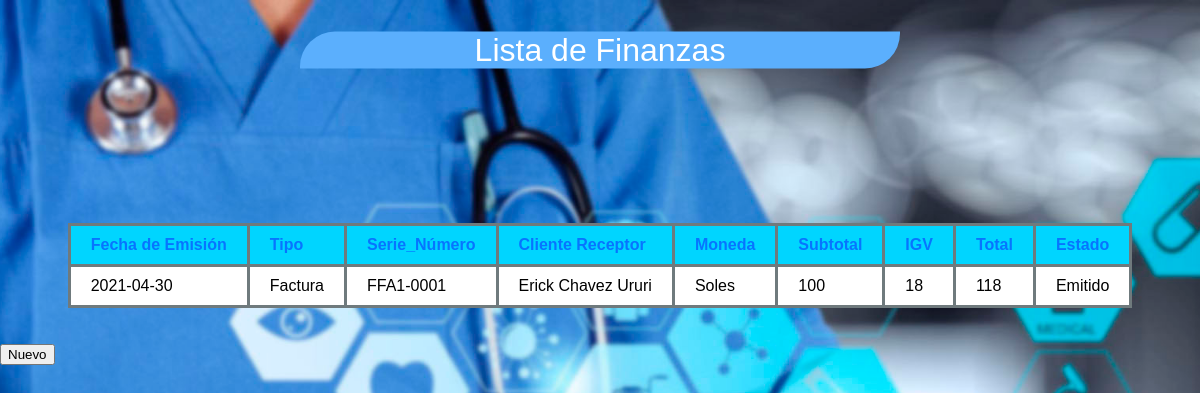
The app's page /Finanzas/mostrarFinanzas.php, older data.
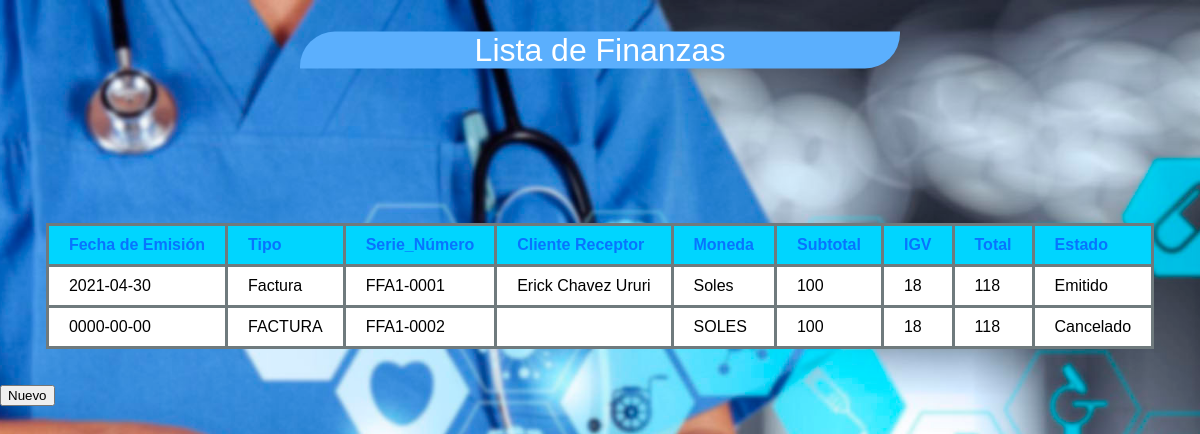
The same page, newer data.
### tables this page shows
CREATE TABLE `facturas` (
  `Fecha_de_emisión` date NOT NULL,
  `Tipo` varchar(50) NOT NULL,
  `Serie_Número` varchar(9) NOT NULL,
  `Cliente_Receptor` varchar(50) NOT NULL,
  `Moneda` varchar(50) NOT NULL,
  `Subtotal` float NOT NULL,
  `IGV` float NOT NULL,
  `Total` float NOT NULL,
  `Estado` varchar(50) NOT NULL
);

### Finanzas/mostrarFinanzas.php (the view, shortened to what this page needs)
<!DOCTYPE html>
<html>
    <head>
	<link rel="stylesheet" href="cssMostrarFinanzas/master_mostrarFinanzas.css">
    </head>
    <body>
        <div class="titulo">Lista de Finanzas</div><br><br>
        <table>
        <form action="nuevoFinanzas.html" method="POST">
        <?php
			$enlace=mysqli_connect("localhost", "root", "", "thanis");
			$sentencia= "SELECT* FROM facturas;";
			$resultado=mysqli_query($enlace, $sentencia);
			$NumFilas=mysqli_num_rows($resultado);
			if($NumFilas==0){
				echo "No existen facturas registradas para la atención";
			}
			else{
				echo "<table border=1> ";
				echo "<tr>";
				echo "<td> Fecha de Emisión </td>";
				echo "<td> Tipo </td>";
				echo "<td> Serie_Número </td>";
				echo "<td> Cliente Receptor </td>";
				echo "<td> Moneda </td>";
				echo "<td> Subtotal </td>";
				echo "<td> IGV </td>";
				echo "<td> Total </td>";
				echo "<td> Estado </td>";
				echo "</tr>";
				$contador=1;
				while($contador<=$NumFilas){
					$factura= mysqli_fetch_row($resultado);
					echo "<tr>";
					echo "<td> $factura[0]</td>";
					echo "<td> $factura[1]</td>";
					echo "<td> $factura[2]</td>";
					echo "<td> $factura[3]</td>";
                    echo "<td> $factura[4]</td>";
                    echo "<td> $factura[5]</td>";
                    echo "<td> $factura[6]</td>";
                    echo "<td> $factura[7]</td>";
                    echo "<td> $factura[8]</td>";
					echo "</tr>";
					$contador=$contador+1;
				}
				echo "</table>";
			}
			?>
        <br>
		<br>
		<input type="Submit" value="Nuevo">
        </form>
    </body>
</html>

Row changes from the older to the newer data that the page shows:
added facturas: Fecha_de_emisión "0000-00-00", Tipo "FACTURA", Serie_Número "FFA1-0002", Moneda "SOLES", Subtotal "100", IGV "18", Total "118", Estado "Cancelado"
